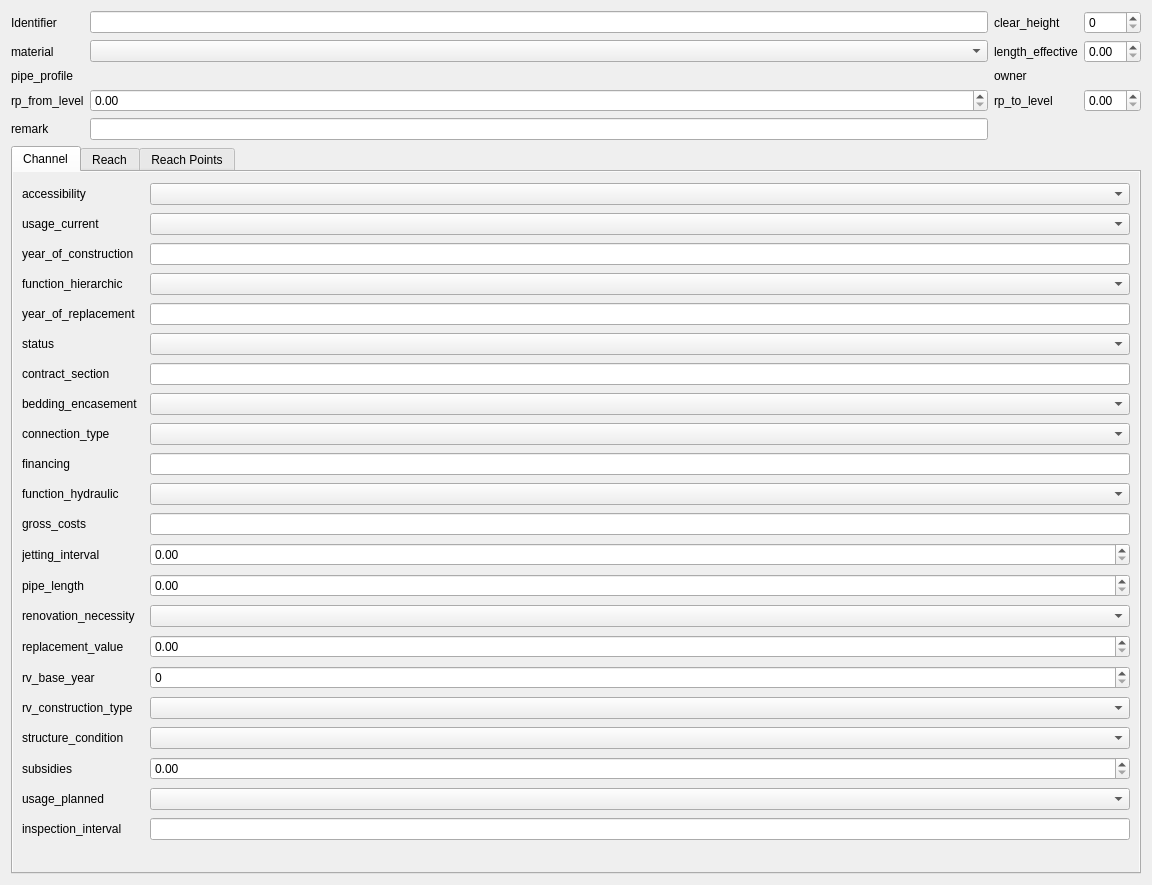
<?xml version="1.0" encoding="UTF-8"?>
<ui version="4.0">
 <class>Form</class>
 <widget class="QWidget" name="Form">
  <property name="geometry">
   <rect>
    <x>0</x>
    <y>0</y>
    <width>1152</width>
    <height>885</height>
   </rect>
  </property>
  <property name="windowTitle">
   <string>Form</string>
  </property>
  <layout class="QGridLayout" name="gridLayout">
   <item row="0" column="0">
    <widget class="QLabel" name="label_17">
     <property name="text">
      <string>Identifier</string>
     </property>
    </widget>
   </item>
   <item row="2" column="0">
    <widget class="QLabel" name="label_15">
     <property name="text">
      <string>pipe_profile</string>
     </property>
    </widget>
   </item>
   <item row="2" column="3">
    <widget class="QgsRelationReferenceWidget" name="fk_owner"/>
   </item>
   <item row="3" column="1">
    <widget class="QDoubleSpinBox" name="rp_from_level"/>
   </item>
   <item row="2" column="2">
    <widget class="QLabel" name="label_38">
     <property name="text">
      <string>owner</string>
     </property>
    </widget>
   </item>
   <item row="1" column="3">
    <widget class="QDoubleSpinBox" name="length_effective"/>
   </item>
   <item row="1" column="0">
    <widget class="QLabel" name="label_8">
     <property name="text">
      <string>material</string>
     </property>
    </widget>
   </item>
   <item row="2" column="1">
    <widget class="QgsRelationReferenceWidget" name="fk_pipe_profile">
     <property name="embedForm" stdset="0">
      <bool>true</bool>
     </property>
     <property name="readOnlySelector" stdset="0">
      <bool>false</bool>
     </property>
    </widget>
   </item>
   <item row="0" column="1">
    <widget class="QLineEdit" name="identifier">
     <property name="sizePolicy">
      <sizepolicy hsizetype="Minimum" vsizetype="Fixed">
       <horstretch>0</horstretch>
       <verstretch>0</verstretch>
      </sizepolicy>
     </property>
    </widget>
   </item>
   <item row="0" column="2">
    <widget class="QLabel" name="label_2">
     <property name="text">
      <string>clear_height</string>
     </property>
    </widget>
   </item>
   <item row="1" column="2">
    <widget class="QLabel" name="label_7">
     <property name="text">
      <string>length_effective</string>
     </property>
    </widget>
   </item>
   <item row="11" column="0" colspan="4">
    <widget class="QTabWidget" name="tabWidget">
     <property name="currentIndex">
      <number>0</number>
     </property>
     <widget class="QWidget" name="tab_4">
      <attribute name="title">
       <string>Channel</string>
      </attribute>
      <layout class="QGridLayout" name="gridLayout_2">
       <property name="margin">
        <number>0</number>
       </property>
       <item row="0" column="0">
        <widget class="QScrollArea" name="scrollArea_4">
         <property name="frameShape">
          <enum>QFrame::NoFrame</enum>
         </property>
         <property name="widgetResizable">
          <bool>true</bool>
         </property>
         <widget class="QWidget" name="scrollAreaWidgetContents_4">
          <property name="geometry">
           <rect>
            <x>0</x>
            <y>0</y>
            <width>1117</width>
            <height>826</height>
           </rect>
          </property>
          <layout class="QGridLayout" name="gridLayout_8">
           <item row="1" column="0">
            <widget class="QLabel" name="label_40">
             <property name="text">
              <string>usage_current</string>
             </property>
            </widget>
           </item>
           <item row="4" column="2">
            <widget class="QLineEdit" name="year_of_replacement"/>
           </item>
           <item row="17" column="0">
            <widget class="QLabel" name="label_57">
             <property name="text">
              <string>rv_base_year</string>
             </property>
            </widget>
           </item>
           <item row="8" column="2">
            <widget class="QComboBox" name="bedding_encasement"/>
           </item>
           <item row="9" column="0">
            <widget class="QLabel" name="label_61">
             <property name="text">
              <string>connection_type</string>
             </property>
            </widget>
           </item>
           <item row="7" column="2">
            <widget class="QLineEdit" name="contract_section"/>
           </item>
           <item row="8" column="0">
            <widget class="QLabel" name="label_52">
             <property name="text">
              <string>bedding_encasement</string>
             </property>
            </widget>
           </item>
           <item row="10" column="0">
            <widget class="QLabel" name="label_58">
             <property name="text">
              <string>financing</string>
             </property>
            </widget>
           </item>
           <item row="14" column="0">
            <widget class="QLabel" name="label_56">
             <property name="text">
              <string>pipe_length</string>
             </property>
            </widget>
           </item>
           <item row="19" column="2">
            <widget class="QComboBox" name="structure_condition"/>
           </item>
           <item row="9" column="2">
            <widget class="QComboBox" name="connection_type"/>
           </item>
           <item row="16" column="0">
            <widget class="QLabel" name="label_60">
             <property name="text">
              <string>replacement_value</string>
             </property>
            </widget>
           </item>
           <item row="2" column="0">
            <widget class="QLabel" name="label_47">
             <property name="text">
              <string>year_of_construction</string>
             </property>
            </widget>
           </item>
           <item row="13" column="2">
            <widget class="QDoubleSpinBox" name="jetting_interval"/>
           </item>
           <item row="0" column="0" colspan="2">
            <widget class="QLabel" name="label_43">
             <property name="text">
              <string>accessibility</string>
             </property>
            </widget>
           </item>
           <item row="7" column="0">
            <widget class="QLabel" name="label_50">
             <property name="text">
              <string>contract_section</string>
             </property>
            </widget>
           </item>
           <item row="20" column="0">
            <widget class="QLabel" name="label_63">
             <property name="text">
              <string>subsidies</string>
             </property>
            </widget>
           </item>
           <item row="2" column="2">
            <widget class="QLineEdit" name="year_of_construction"/>
           </item>
           <item row="14" column="2">
            <widget class="QDoubleSpinBox" name="pipe_length"/>
           </item>
           <item row="10" column="2">
            <widget class="QLineEdit" name="financing"/>
           </item>
           <item row="22" column="2">
            <widget class="QLineEdit" name="inspection_interval"/>
           </item>
           <item row="22" column="0">
            <widget class="QLabel" name="label_55">
             <property name="text">
              <string>inspection_interval</string>
             </property>
            </widget>
           </item>
           <item row="4" column="0">
            <widget class="QLabel" name="label_46">
             <property name="text">
              <string>year_of_replacement</string>
             </property>
            </widget>
           </item>
           <item row="21" column="0">
            <widget class="QLabel" name="label_54">
             <property name="text">
              <string>usage_planned</string>
             </property>
            </widget>
           </item>
           <item row="11" column="2">
            <widget class="QComboBox" name="function_hydraulic"/>
           </item>
           <item row="18" column="0">
            <widget class="QLabel" name="label_59">
             <property name="text">
              <string>rv_construction_type</string>
             </property>
            </widget>
           </item>
           <item row="19" column="0">
            <widget class="QLabel" name="label_53">
             <property name="text">
              <string>structure_condition</string>
             </property>
            </widget>
           </item>
           <item row="6" column="0" colspan="2">
            <widget class="QLabel" name="label_41">
             <property name="text">
              <string>status</string>
             </property>
            </widget>
           </item>
           <item row="1" column="2">
            <widget class="QComboBox" name="usage_current"/>
           </item>
           <item row="11" column="0">
            <widget class="QLabel" name="label_62">
             <property name="text">
              <string>function_hydraulic</string>
             </property>
            </widget>
           </item>
           <item row="0" column="2">
            <widget class="QComboBox" name="accessibility"/>
           </item>
           <item row="3" column="2">
            <widget class="QComboBox" name="function_hierarchic"/>
           </item>
           <item row="15" column="0">
            <widget class="QLabel" name="label_49">
             <property name="text">
              <string>renovation_necessity</string>
             </property>
            </widget>
           </item>
           <item row="13" column="0">
            <widget class="QLabel" name="label_48">
             <property name="text">
              <string>jetting_interval</string>
             </property>
            </widget>
           </item>
           <item row="3" column="0">
            <widget class="QLabel" name="label_39">
             <property name="text">
              <string>function_hierarchic</string>
             </property>
            </widget>
           </item>
           <item row="12" column="2">
            <widget class="QLineEdit" name="gross_costs"/>
           </item>
           <item row="21" column="2">
            <widget class="QComboBox" name="usage_planned"/>
           </item>
           <item row="12" column="0">
            <widget class="QLabel" name="label_51">
             <property name="text">
              <string>gross_costs</string>
             </property>
            </widget>
           </item>
           <item row="15" column="2">
            <widget class="QComboBox" name="renovation_necessity"/>
           </item>
           <item row="16" column="2">
            <widget class="QDoubleSpinBox" name="replacement_value"/>
           </item>
           <item row="17" column="2">
            <widget class="QSpinBox" name="rv_base_year"/>
           </item>
           <item row="18" column="2">
            <widget class="QComboBox" name="rv_construction_type"/>
           </item>
           <item row="20" column="2">
            <widget class="QDoubleSpinBox" name="subsidies"/>
           </item>
           <item row="6" column="2">
            <widget class="QComboBox" name="status"/>
           </item>
          </layout>
         </widget>
        </widget>
       </item>
      </layout>
     </widget>
     <widget class="QWidget" name="tab_2">
      <attribute name="title">
       <string>Reach</string>
      </attribute>
      <layout class="QGridLayout" name="gridLayout_3">
       <property name="margin">
        <number>0</number>
       </property>
       <item row="0" column="0">
        <widget class="QScrollArea" name="scrollArea">
         <property name="frameShape">
          <enum>QFrame::NoFrame</enum>
         </property>
         <property name="widgetResizable">
          <bool>true</bool>
         </property>
         <widget class="QWidget" name="scrollAreaWidgetContents">
          <property name="geometry">
           <rect>
            <x>0</x>
            <y>0</y>
            <width>269</width>
            <height>549</height>
           </rect>
          </property>
          <layout class="QFormLayout" name="formLayout_2">
           <item row="0" column="0">
            <widget class="QLabel" name="label">
             <property name="text">
              <string>coefficient_of_friction</string>
             </property>
            </widget>
           </item>
           <item row="4" column="0">
            <widget class="QLabel" name="label_4">
             <property name="text">
              <string>elevation_determination</string>
             </property>
            </widget>
           </item>
           <item row="5" column="0">
            <widget class="QLabel" name="label_3">
             <property name="text">
              <string>horizontal_positioning</string>
             </property>
            </widget>
           </item>
           <item row="5" column="1">
            <widget class="QComboBox" name="horizontal_positioning"/>
           </item>
           <item row="6" column="0">
            <widget class="QLabel" name="label_5">
             <property name="text">
              <string>inside_coating</string>
             </property>
            </widget>
           </item>
           <item row="6" column="1">
            <widget class="QComboBox" name="inside_coating"/>
           </item>
           <item row="8" column="0">
            <widget class="QLabel" name="label_6">
             <property name="text">
              <string>ring_stiffness</string>
             </property>
            </widget>
           </item>
           <item row="8" column="1">
            <widget class="QgsFilterLineEdit" name="ring_stiffness"/>
           </item>
           <item row="9" column="0">
            <widget class="QLabel" name="label_13">
             <property name="text">
              <string>slope_building_plan</string>
             </property>
            </widget>
           </item>
           <item row="9" column="1">
            <widget class="QgsFilterLineEdit" name="slope_building_plan"/>
           </item>
           <item row="10" column="0">
            <widget class="QLabel" name="label_14">
             <property name="text">
              <string>wall_roughness</string>
             </property>
            </widget>
           </item>
           <item row="12" column="0" colspan="2">
            <widget class="QGroupBox" name="groupBox">
             <property name="title">
              <string>Reliner</string>
             </property>
             <layout class="QFormLayout" name="formLayout">
              <item row="0" column="0">
               <widget class="QLabel" name="label_9">
                <property name="text">
                 <string>reliner_material</string>
                </property>
               </widget>
              </item>
              <item row="0" column="1">
               <widget class="QComboBox" name="reliner_material"/>
              </item>
              <item row="1" column="0">
               <widget class="QLabel" name="label_10">
                <property name="text">
                 <string>reliner_nominal_size</string>
                </property>
               </widget>
              </item>
              <item row="1" column="1">
               <widget class="QgsFilterLineEdit" name="reliner_nominal_size"/>
              </item>
              <item row="2" column="0">
               <widget class="QLabel" name="label_12">
                <property name="text">
                 <string>relining_construction</string>
                </property>
               </widget>
              </item>
              <item row="2" column="1">
               <widget class="QComboBox" name="relining_construction"/>
              </item>
              <item row="3" column="0">
               <widget class="QLabel" name="label_11">
                <property name="text">
                 <string>relining_kind</string>
                </property>
               </widget>
              </item>
              <item row="3" column="1">
               <widget class="QComboBox" name="relining_kind"/>
              </item>
             </layout>
            </widget>
           </item>
           <item row="10" column="1">
            <widget class="QDoubleSpinBox" name="wall_roughness"/>
           </item>
           <item row="1" column="1">
            <widget class="QgsFilterLineEdit" name="dataowner"/>
           </item>
           <item row="1" column="0">
            <widget class="QLabel" name="label_19">
             <property name="text">
              <string>dataowner</string>
             </property>
            </widget>
           </item>
           <item row="2" column="1">
            <widget class="QgsFilterLineEdit" name="provider"/>
           </item>
           <item row="2" column="0">
            <widget class="QLabel" name="label_20">
             <property name="text">
              <string>provider</string>
             </property>
            </widget>
           </item>
           <item row="4" column="1">
            <widget class="QComboBox" name="elevation_determination"/>
           </item>
           <item row="0" column="1">
            <widget class="QSpinBox" name="coefficient_of_friction"/>
           </item>
          </layout>
         </widget>
        </widget>
       </item>
      </layout>
     </widget>
     <widget class="QWidget" name="tab_3">
      <attribute name="title">
       <string>Reach Points</string>
      </attribute>
      <layout class="QGridLayout" name="gridLayout_5">
       <item row="0" column="0">
        <widget class="QgsCollapsibleGroupBox" name="mGroupBox">
         <property name="title">
          <string>From</string>
         </property>
         <layout class="QGridLayout" name="gridLayout_6">
          <property name="leftMargin">
           <number>0</number>
          </property>
          <property name="rightMargin">
           <number>0</number>
          </property>
          <property name="bottomMargin">
           <number>0</number>
          </property>
          <item row="0" column="0">
           <widget class="QScrollArea" name="scrollArea_2">
            <property name="widgetResizable">
             <bool>true</bool>
            </property>
            <widget class="QWidget" name="scrollAreaWidgetContents_2">
             <property name="geometry">
              <rect>
               <x>0</x>
               <y>0</y>
               <width>1089</width>
               <height>292</height>
              </rect>
             </property>
             <layout class="QFormLayout" name="formLayout_3">
              <property name="fieldGrowthPolicy">
               <enum>QFormLayout::AllNonFixedFieldsGrow</enum>
              </property>
              <item row="1" column="0">
               <widget class="QLabel" name="label_21">
                <property name="text">
                 <string>identifier</string>
                </property>
               </widget>
              </item>
              <item row="1" column="1">
               <widget class="QLineEdit" name="rp_from_identifier"/>
              </item>
              <item row="2" column="0">
               <widget class="QLabel" name="label_25">
                <property name="text">
                 <string>dataowner</string>
                </property>
               </widget>
              </item>
              <item row="2" column="1">
               <widget class="QLineEdit" name="rp_from_dataowner"/>
              </item>
              <item row="3" column="0">
               <widget class="QLabel" name="label_24">
                <property name="text">
                 <string>elevation_accuracy</string>
                </property>
               </widget>
              </item>
              <item row="3" column="1">
               <widget class="QComboBox" name="rp_from_elevation_accuracy"/>
              </item>
              <item row="5" column="0">
               <widget class="QLabel" name="label_23">
                <property name="text">
                 <string>outlet_shape</string>
                </property>
               </widget>
              </item>
              <item row="5" column="1">
               <widget class="QLineEdit" name="rp_from_outlet_shape"/>
              </item>
              <item row="6" column="0">
               <widget class="QLabel" name="label_22">
                <property name="text">
                 <string>position_of_connection</string>
                </property>
               </widget>
              </item>
              <item row="6" column="1">
               <widget class="QLineEdit" name="rp_from_position_of_connection"/>
              </item>
              <item row="7" column="0">
               <widget class="QLabel" name="label_27">
                <property name="text">
                 <string>provider</string>
                </property>
               </widget>
              </item>
              <item row="7" column="1">
               <widget class="QLineEdit" name="rp_from_provider"/>
              </item>
              <item row="8" column="0">
               <widget class="QLabel" name="label_28">
                <property name="text">
                 <string>wastewater_networkelement</string>
                </property>
               </widget>
              </item>
              <item row="8" column="1">
               <widget class="QgsRelationReferenceWidget" name="rp_from_fk_wastewater_networkelement"/>
              </item>
             </layout>
            </widget>
           </widget>
          </item>
         </layout>
        </widget>
       </item>
       <item row="1" column="0">
        <widget class="QgsCollapsibleGroupBox" name="mGroupBox_2">
         <property name="title">
          <string>To</string>
         </property>
         <layout class="QGridLayout" name="gridLayout_7">
          <property name="leftMargin">
           <number>0</number>
          </property>
          <property name="rightMargin">
           <number>0</number>
          </property>
          <property name="bottomMargin">
           <number>0</number>
          </property>
          <item row="0" column="0">
           <widget class="QScrollArea" name="scrollArea_3">
            <property name="widgetResizable">
             <bool>true</bool>
            </property>
            <widget class="QWidget" name="scrollAreaWidgetContents_3">
             <property name="geometry">
              <rect>
               <x>0</x>
               <y>0</y>
               <width>1089</width>
               <height>292</height>
              </rect>
             </property>
             <layout class="QFormLayout" name="formLayout_4">
              <property name="fieldGrowthPolicy">
               <enum>QFormLayout::AllNonFixedFieldsGrow</enum>
              </property>
              <item row="1" column="0">
               <widget class="QLabel" name="label_29">
                <property name="text">
                 <string>identifier</string>
                </property>
               </widget>
              </item>
              <item row="1" column="1">
               <widget class="QLineEdit" name="rp_to_identifier"/>
              </item>
              <item row="2" column="0">
               <widget class="QLabel" name="label_30">
                <property name="text">
                 <string>dataowner</string>
                </property>
               </widget>
              </item>
              <item row="2" column="1">
               <widget class="QLineEdit" name="rp_to_dataowner"/>
              </item>
              <item row="3" column="0">
               <widget class="QLabel" name="label_31">
                <property name="text">
                 <string>elevation_accuracy</string>
                </property>
               </widget>
              </item>
              <item row="3" column="1">
               <widget class="QComboBox" name="rp_to_elevation_accuracy"/>
              </item>
              <item row="5" column="0">
               <widget class="QLabel" name="label_32">
                <property name="text">
                 <string>outlet_shape</string>
                </property>
               </widget>
              </item>
              <item row="5" column="1">
               <widget class="QLineEdit" name="rp_to_outlet_shape"/>
              </item>
              <item row="6" column="0">
               <widget class="QLabel" name="label_33">
                <property name="text">
                 <string>position_of_connection</string>
                </property>
               </widget>
              </item>
              <item row="6" column="1">
               <widget class="QLineEdit" name="rp_to_position_of_connection"/>
              </item>
              <item row="7" column="0">
               <widget class="QLabel" name="label_34">
                <property name="text">
                 <string>provider</string>
                </property>
               </widget>
              </item>
              <item row="7" column="1">
               <widget class="QLineEdit" name="rp_to_provider"/>
              </item>
              <item row="8" column="0">
               <widget class="QLabel" name="label_36">
                <property name="text">
                 <string>wastewater_networkelement</string>
                </property>
               </widget>
              </item>
              <item row="8" column="1">
               <widget class="QgsRelationReferenceWidget" name="rp_to_fk_wastewater_networkelement"/>
              </item>
             </layout>
            </widget>
           </widget>
          </item>
         </layout>
        </widget>
       </item>
      </layout>
     </widget>
    </widget>
   </item>
   <item row="3" column="3">
    <widget class="QDoubleSpinBox" name="rp_to_level"/>
   </item>
   <item row="3" column="2">
    <widget class="QLabel" name="label_18">
     <property name="text">
      <string>rp_to_level</string>
     </property>
    </widget>
   </item>
   <item row="0" column="3">
    <widget class="QSpinBox" name="clear_height"/>
   </item>
   <item row="1" column="1">
    <widget class="QComboBox" name="material">
     <property name="sizePolicy">
      <sizepolicy hsizetype="Minimum" vsizetype="Fixed">
       <horstretch>0</horstretch>
       <verstretch>0</verstretch>
      </sizepolicy>
     </property>
    </widget>
   </item>
   <item row="3" column="0">
    <widget class="QLabel" name="label_16">
     <property name="text">
      <string>rp_from_level</string>
     </property>
    </widget>
   </item>
   <item row="4" column="0">
    <widget class="QLabel" name="label_37">
     <property name="text">
      <string>remark</string>
     </property>
    </widget>
   </item>
   <item row="4" column="1">
    <widget class="QLineEdit" name="remark"/>
   </item>
  </layout>
 </widget>
 <customwidgets>
  <customwidget>
   <class>QgsCollapsibleGroupBox</class>
   <extends>QGroupBox</extends>
   <header>qgscollapsiblegroupbox.h</header>
   <container>1</container>
  </customwidget>
  <customwidget>
   <class>QgsFilterLineEdit</class>
   <extends>QLineEdit</extends>
   <header>qgsfilterlineedit.h</header>
  </customwidget>
  <customwidget>
   <class>QgsRelationReferenceWidget</class>
   <extends>QWidget</extends>
   <header>qgsrelationreferencewidget.h</header>
  </customwidget>
 </customwidgets>
 <resources/>
 <connections/>
</ui>
